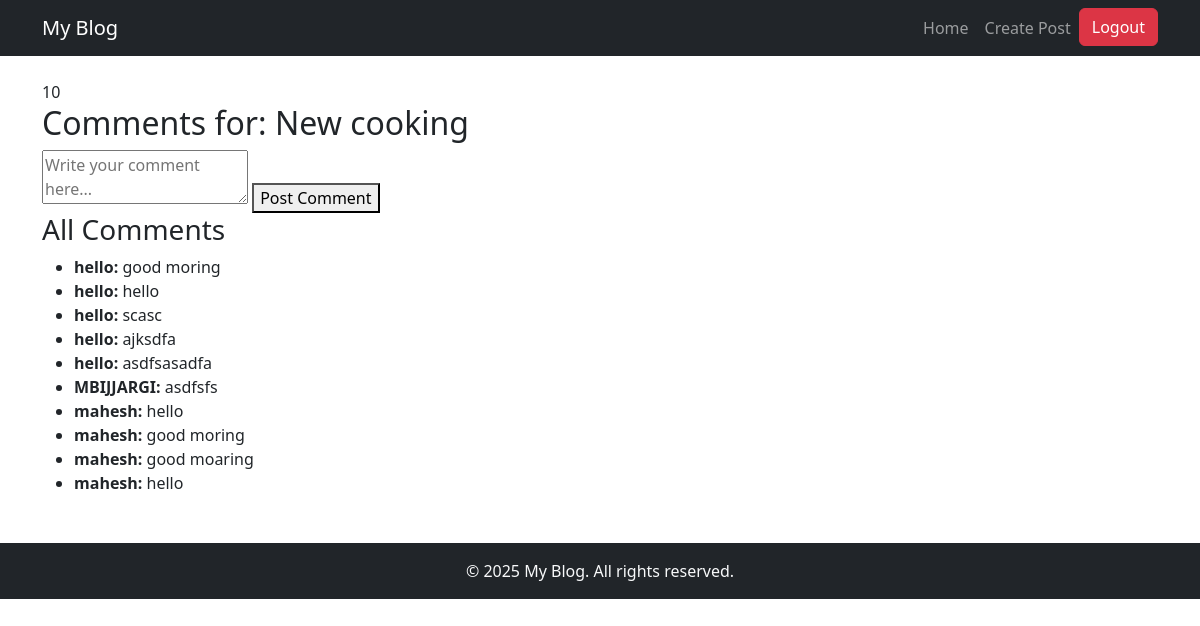
The app's page /comment/1/ (signed in) with its own data.
### post/models.py (models this page shows, shortened)
class Post(models.Model):
    user = models.ForeignKey(User, on_delete=models.CASCADE,default=1)
    title = models.CharField(max_length=200)
    content = models.TextField()
    image = models.ImageField(upload_to='blog_images/', null=True, blank=True)
    category = models.ForeignKey(Category, on_delete=models.CASCADE)
    tags = models.ManyToManyField(Tag)
    create_at =  models.DateTimeField(auto_now_add=True)

class Comment(models.Model):
    post = models.ForeignKey(Post,on_delete=models.CASCADE, related_name="comments")
    user = models.ForeignKey(User, on_delete=models.CASCADE)
    text = models.CharField(max_length=100)
    created_at =  models.DateTimeField(auto_now_add=True)

### post/views.py (the view)
# urls.py: path('comment/<int:post_id>/', comment, name='comment'),
@login_required
def comment(request, post_id):
    post = get_object_or_404(Post, id=post_id)
    comments = Comment.objects.filter(post=post).order_by('-id')
    count = Comment.objects.filter(post=post).count()
    if request.method == "POST":
        text = request.POST.get('text')
        Comment.objects.create(user=request.user, text=text, post=post)
        return redirect("comment", post_id=post.id)
    return render(request, 'post/comment.html', {'post': post, 'comments': comments,'count':count})

### templates/post/comment.html (shortened to what this page needs)
{% extends 'base.html' %}
{% block content %}
{{count}}
<h2>Comments for: {{ post.title }}</h2>
{% if user.is_authenticated %}
    <form action="" method="POST">
        <textarea name="text" placeholder="Write your comment here..."></textarea>
        <button type="submit">Post Comment</button>
    </form>
{% else %}
    <p><a href="{% url 'login' %}">Log in</a> to post a comment.</p>
{% endif %}
<h3>All Comments</h3>
<ul>
    {% for comment in comments %}
        <li><strong>{{ comment.user.username }}:</strong> {{ comment.text }}</li>
    {% empty %}
        <li>No comments yet. Be the first to comment!</li>
    {% endfor %}
</ul>
{% endblock %}

### templates/base.html (shortened to what this page needs)
<!DOCTYPE html>
<html lang="en">
<head>
    <link href="https://cdn.jsdelivr.net/npm/bootstrap@5.3.0/dist/css/bootstrap.min.css" rel="stylesheet">
</head>
<body>
    {% include 'includes/navbar.html' %}
    <div class="container mt-4">
        {% block content %}
        {% endblock %}
    </div>
    {% include 'includes/footer.html' %}
</body>
</html>

### templates/includes/navbar.html (shortened to what this page needs)
<nav class="navbar navbar-expand-lg navbar-dark bg-dark">
    <div class="container">
        <a class="navbar-brand" href="{% url 'post_list' %}">My Blog</a>
        <div class="collapse navbar-collapse" id="navbarNav">
            <ul class="navbar-nav ms-auto">
                <li class="nav-item">
                    <a class="nav-link" href="{% url 'post_list' %}">Home</a>
                </li>
                <li class="nav-item">
                    <a class="nav-link" href="{% url 'post_create' %}">Create Post</a>
                </li>
                <li class="nav-item">
                    <a class="btn btn-danger" href="{% url 'logout' %}">Logout</a>
                </li>
            </ul>
        </div>
    </div>
</nav>

### templates/includes/footer.html
<footer class="bg-dark text-light text-center py-3 mt-5">
    <p class="mb-0">© 2025 My Blog. All rights reserved.</p>
</footer>

### records on screen
Post: title "New cooking"
Comment: user.username "hello", text "good moring"
Comment: user.username "hello", text "hello"
Comment: user.username "hello", text "scasc"
Comment: user.username "hello", text "ajksdfa"
Comment: user.username "hello", text "asdfsasadfa"
Comment: user.username "MBIJJARGI", text "asdfsfs"
Comment: user.username "mahesh", text "hello"
Comment: user.username "mahesh", text "good moring"
Comment: user.username "mahesh", text "good moaring"
Comment: user.username "mahesh", text "hello"

### other values on screen
{{ count }} "10"
